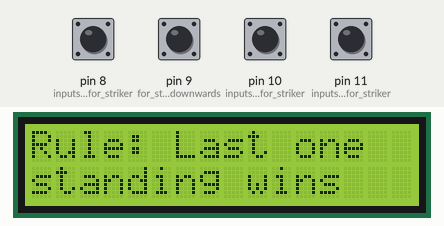
Simulated run of this sketch. Board: Arduino Uno, built with avr-gcc and run on an emulated ATmega328P. Parts: 16×2 character LCD. The inputs (shaded band) are chosen by the test bench; at power-on: pin 8 (inputs_button_for_striker), pin 9 (for_strikerA_downwards), pin 10 (inputs_button_for_striker), pin 11 (inputs_button_for_striker) LOW.

Above: at 2.1 s.
At 8.2 s:
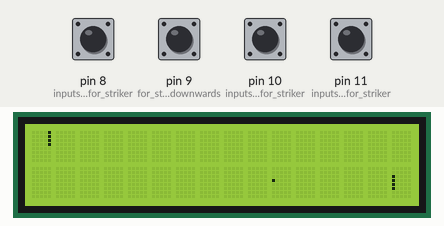
8.3 s: pin 8 (inputs_button_for_striker) pulled HIGH for 0.15 s
10.1 s: pin 9 (for_strikerA_downwards) pulled HIGH for 0.15 s
11.7 s: pin 10 (inputs_button_for_striker) pulled HIGH for 0.15 s
13.3 s: pin 11 (inputs_button_for_striker) pulled HIGH for 0.15 s
15.0 s: pin 8 (inputs_button_for_striker) pulled HIGH for 1 s
At 18.7 s:
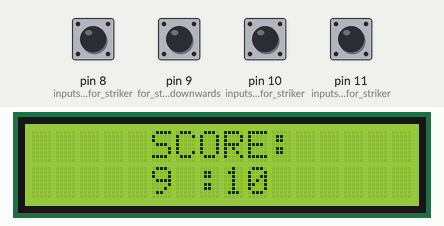
19.0 s: pin 9 (for_strikerA_downwards) pulled HIGH for 1 s
At 23.8 s:
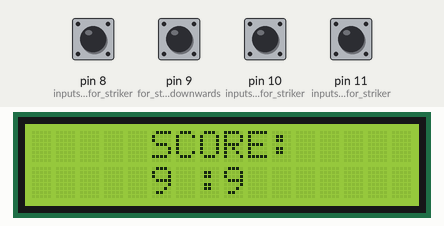

Measured:
- what the display in image 0 shows lasts 3.0 s, from 2.1 s to 5.1 s

The sketch:

pong.ino
```cpp
/*
   Ping Pong on Arduino-16*2 LCD
   Author: Bobby Joseph Sebastian
   Created on:19-03-2019
   Features: Players are named as player A and player B.
             Initially, both players are given 10 scores each first to lose all 10 scores will lose the game.
             Uses custom characters to display game objects to enhance the gaming experience. The angle of reflection on the ball is not the same everywhere on the striker, this reduces invertibility of the ball movement.
             The speed of the ball increases when players lose score
*/

#include <LiquidCrystal.h>           // include the library code:
LiquidCrystal lcd(7, 6, 5, 4, 3, 2); // initialize the library with the numbers of the interface pins
byte strikerA1[8], strikerA2[8];     //custom charcters for dispalying strikerA, sometimes the striker is spread across two character so two custom characters are required
byte strikerB1[8], strikerB2[8];
byte ball[8]; //character for the ball
byte temp = B00000;

//game intialization
void setup()
{
  lcd.begin(16, 2);
  lcd.setCursor(4, 0);
  lcd.print("WELCOME");
  lcd.setCursor(1, 1);
  lcd.print("PING PONG GAME");
  delay(2000);
  lcd.clear();
  lcd.print("Rule: Last one");
  lcd.setCursor(0, 1);
  lcd.print("standing wins ");
  delay(3000);
  lcd.clear();
  lcd.print("Player A");
  lcd.setCursor(8, 1);
  lcd.print("Player B");
  delay(2000);
  pinMode(8, INPUT);  // inputs button for strikerA upwards
  pinMode(9, INPUT);  //for strikerA downwards
  pinMode(10, INPUT); //inputs button for strikerB upwards
  pinMode(11, INPUT); //inputs button for strikerB downwards
}

int buttonState[4];                           // to take inputs from the buttons
bool prevState[4] = {true, true, true, true}; //to store previous state ,single click on the button will trigger only one movement of the striker(no continous triggering)
int i;
int t = 40, t1;               // variables for delay adjustment
int xi = 1, yi = 1;           //initial ball movement adding components
int x = 39, y = 8;            //initial position of the ball
int ly = 0, ry = 10;          //initial position of the strikers
int scoreA = 10, scoreB = 10; //initial scores

//function to display result
void displayResult()
{
  lcd.clear();
  lcd.setCursor(5, 0);
  lcd.print("SCORE:");
  lcd.setCursor(5, 1);
  lcd.print(scoreA);
  lcd.setCursor(7, 1);
  lcd.print(":");
  lcd.setCursor(8, 1);
  lcd.print(scoreB);
  delay(1000);
  if (scoreB == 0)
  {
    lcd.clear();
    lcd.setCursor(1, 0);
    lcd.print("PLAYER A WON");
    delay(3000);
    lcd.setCursor(0, 0);
    lcd.print("Press RESET to ");
    lcd.setCursor(0, 1);
    lcd.print("restart the Game");
    while (true)
      ;
  }
  if (scoreA == 0)
  {
    lcd.clear();
    lcd.setCursor(1, 0);
    lcd.print("PLAYER B WON");
    delay(3000);
    lcd.setCursor(0, 0);
    lcd.print("Press RESET to ");
    lcd.setCursor(0, 1);
    lcd.print("restart the Game");
    while (true)
      ; // waiting for restart
  }
}

//function to display ball,strikerA and strikerB (x,y) is the ball position,yA strikerA position,yB strikerB position
void plotter(int yA, int yB, int x, int y)
{
  //clearing screen data and setting custom characters to initial state
  lcd.clear();
  int i = 0;
  //reintializing custom characters for screen output
  while (i < 8)
  {
    strikerA1[i] = B00000;
    strikerA2[i] = B00000;
    strikerB1[i] = B00000;
    strikerB2[i] = B00000;
    ball[i] = B00000;
    i++;
  }

  //creating custom characters  for the ball
  if (x % 5 < 1)
    temp = B10000;
  else if (x % 5 < 2)
    temp = B01000;
  else if (x % 5 < 3)
    temp = B00100;
  else if (x % 5 < 4)
    temp = B00010;
  else
    temp = B00001;

  ball[y % 8] = temp;

  //creating custom characters  for striker A
  i = 0;
  while (i < 4)
  {
    if (yA > 7) //sometimes strike have to be split into two character
      strikerA2[yA % 8] = B10000;
    else
      strikerA1[yA % 8] = B10000;
    i++;
    yA++;
  }

  //creating custom characters  for striker B
  i = 0;
  while (i < 4)
  {
    if (yB > 7) //sometimes strike have to be split into two character
      strikerB2[yB % 8] = B00001;
    else
      strikerB1[yB % 8] = B00001;
    i++;
    yB++;
  }

  //displaying created custom characters
  lcd.createChar(1, strikerA1); //dispalying screen data
  lcd.setCursor(15, 0);
  lcd.write(byte(1));
  lcd.createChar(2, strikerA2);
  lcd.setCursor(15, 1);
  lcd.write(byte(2));
  lcd.createChar(3, strikerB1);
  lcd.setCursor(0, 0);
  lcd.write(byte(3));
  lcd.createChar(4, strikerB2);
  lcd.setCursor(0, 1);
  lcd.write(byte(4));
  lcd.createChar(0, ball);
  lcd.setCursor(x / 5, y / 8);
  lcd.write(byte(0));
}

void loop()
{

  //for bouncing
  if ((x + xi) < 5 || (x + xi) > 74)
    xi = xi * -1;
  x = x + xi;
  if ((y + yi) < 0 || (y + yi) > 15)
    yi = yi * -1;
  y = y + yi;
  plotter(ry, ly, x, y);
  // for data inputs
  i = 0;

  // taking inputs
  while (i < 4)
  {
    buttonState[i] = digitalRead(8 + i);
    if (buttonState[i] == HIGH && prevState[i] == true)
    {
      if (i == 0)
      {
        if (ly < 12)
          ly++;
      }
      else if (i == 1)
      {
        if (ly > 0)
          ly--;
      }
      else if (i == 2)
      {
        if (ry < 12)
          ry++;
      }
      else if (i == 3)
      {
        if (ry > 0)
          ry--;
      }
      prevState[i] = false;
    }
    else if (prevState[i] == false && buttonState[i] == LOW)
    {
      prevState[i] = true;
    }
    i++;
  }

  //for collision ditection on strikerA side
  if (x == 5)
  {
    if (ly - 1 > y || y > ly + 4)
    {
      scoreA--;
      displayResult();
      x = 39;
      y = 8;    //setting ball position
      xi *= -1; //reversing ball movement
      yi *= -1;
    }
    else
    { //changing ball movement according to point of contact on the strikerA (To avoid inevitability)
      if (ly - 1 == y || ly + 4 == y)
      {
        xi = 1;
        yi = 1;
      }
      else if (ly == y || ly + 3 == y)
      {
        xi = 1;
        yi = 2;
      }
      else
      {
        xi = 2;
        yi = 1;
      }
    }
  }

  //for collision ditection on strikerB side
  else if (x == 74)
  {
    if (ry - 1 > y || y > ry + 4)
    {
      scoreB--;
      displayResult();
      x = 39;
      y = 8;    //setting ball position
      xi *= -1; //reversing ball movement
      yi *= -1;
    }
    else
    { //changing ball movement according to point of contact on the strikerB (To avoid inevitability)
      if (ry - 1 == y || ry + 4 == y)
      {
        xi = 1;
        yi = 1;
      }
      else if (ry == y || ry + 3 == y)
      {
        xi = 1;
        yi = 2;
      }
      else
      {
        xi = 2;
        yi = 1;
      }
    }
  }

  delay(t + (scoreA + scoreB) * 3); //as players lose scores speed of the ball increases base delay is 100ms  and it could decrease upto 40ms ( another method is that to millis(),so after time passes speed of the ball increases)
}
```
